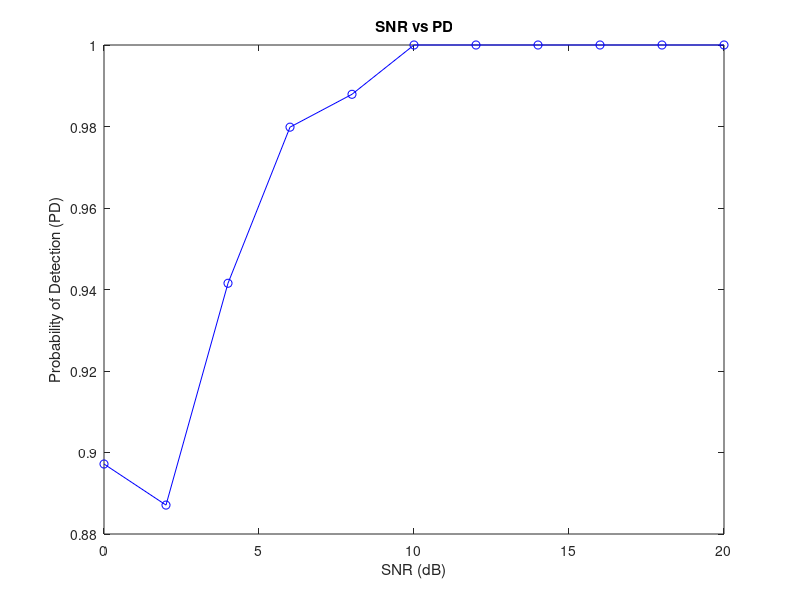
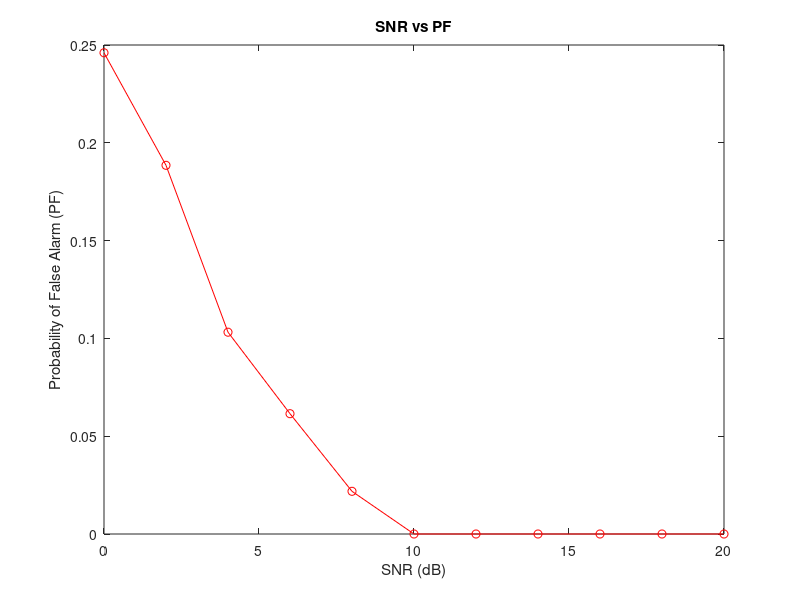
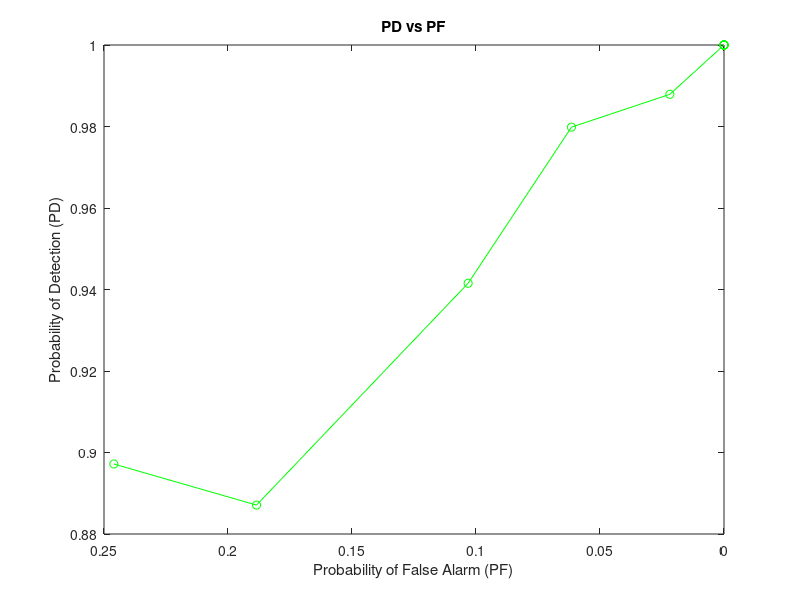
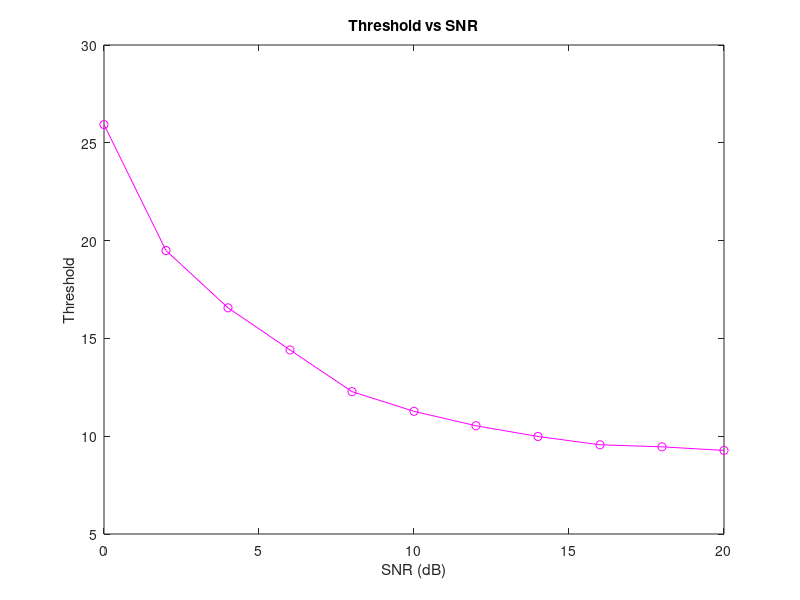

Reproduce these figures in MATLAB, in order.
% Parameters
nSample = 1000;             % Number of samples
snrRange = 0:2:20;          % SNR range

% Generate random information signal
infoSignal = randi([0 1], nSample, 1);

% QAM modulation
M = 4;                         
modSignal = qammod(infoSignal, M);

% Initialize arrays
pf = zeros(size(snrRange));
pd = zeros(size(snrRange));
threshold = zeros(size(snrRange));  % Threshold array
presenceCount = zeros(size(snrRange));   % Counter for PU presence
absenceCount = zeros(size(snrRange));    % Counter for PU absence

% Perform cognitive radio operations for each SNR value
for i = 1:length(snrRange)
    % Add AWGN noise to the modulated signal
    snr = snrRange(i);
    noisySignal = awgn(modSignal, snr, 'measured');
    
    % QAM demodulation
    demodSignal = qamdemod(noisySignal, M);
    
    % Calculate PF and PD
    pf(i) = sum(demodSignal ~= 0 & infoSignal == 0) / sum(infoSignal == 0);  % False alarm
    pd(i) = sum(demodSignal ~= 0 & infoSignal == 1) / sum(infoSignal == 1);  % Detection
    
    % Calculate the noise power
    noisePower = var(noisySignal);
    
    % Calculate the threshold using energy detection
    threshold(i) = noisePower * chi2inv(0.99, 2);
    
    % Perform presence/absence detection
    numIterations = 10000;      % Number of Monte Carlo iterations
    
    for j = 1:numIterations
        % Add AWGN noise to the modulated signal
        noisySignal = awgn(modSignal, snr, 'measured');
        
        % Energy detection
        energy = abs(noisySignal).^2;
        
        % Check if energy is above threshold
        if max(energy) > threshold(i)
            presenceCount(i) = presenceCount(i) + 1;  % PU presence
        else
            absenceCount(i) = absenceCount(i) + 1;    % PU absence
        end
    end
end

% Calculate probabilities of PU presence and absence
pPresence = presenceCount / numIterations;
pAbsence = absenceCount / numIterations;

% Plot SNR vs PD
figure;
grid
plot(snrRange, pd, 'b-o');
xlabel('SNR (dB)');
ylabel('Probability of Detection (PD)');
title('SNR vs PD');

% Plot SNR vs PF
figure;
grid
plot(snrRange, pf, 'r-o');
xlabel('SNR (dB)');
ylabel('Probability of False Alarm (PF)');
title('SNR vs PF');

% Plot PD vs PF
figure;
plot(pf, pd, 'g-o');
xlabel('Probability of False Alarm (PF)');
ylabel('Probability of Detection (PD)');
title('PD vs PF');
set(gca,'XDir','reverse'); % Reverse the x-axis

% Plot Threshold vs SNR
figure;
grid
plot(snrRange, threshold, 'm-o');
xlabel('SNR (dB)');
ylabel('Threshold');
title('Threshold vs SNR');

% Plot SNR vs Probability of PU Presence
figure;
grid
plot(snrRange, pPresence, 'b-o');
xlabel('SNR (dB)');
ylabel('Probability of Primary User (PU) Presence');
title('SNR vs Probability of PU Presence');

% Plot SNR vs Probability of PU Absence
figure;
grid
plot(snrRange, pAbsence, 'r-o');
xlabel('SNR (dB)');
ylabel('Probability of Primary User (PU) Absence');
title('SNR vs Probability of PU Absence');
